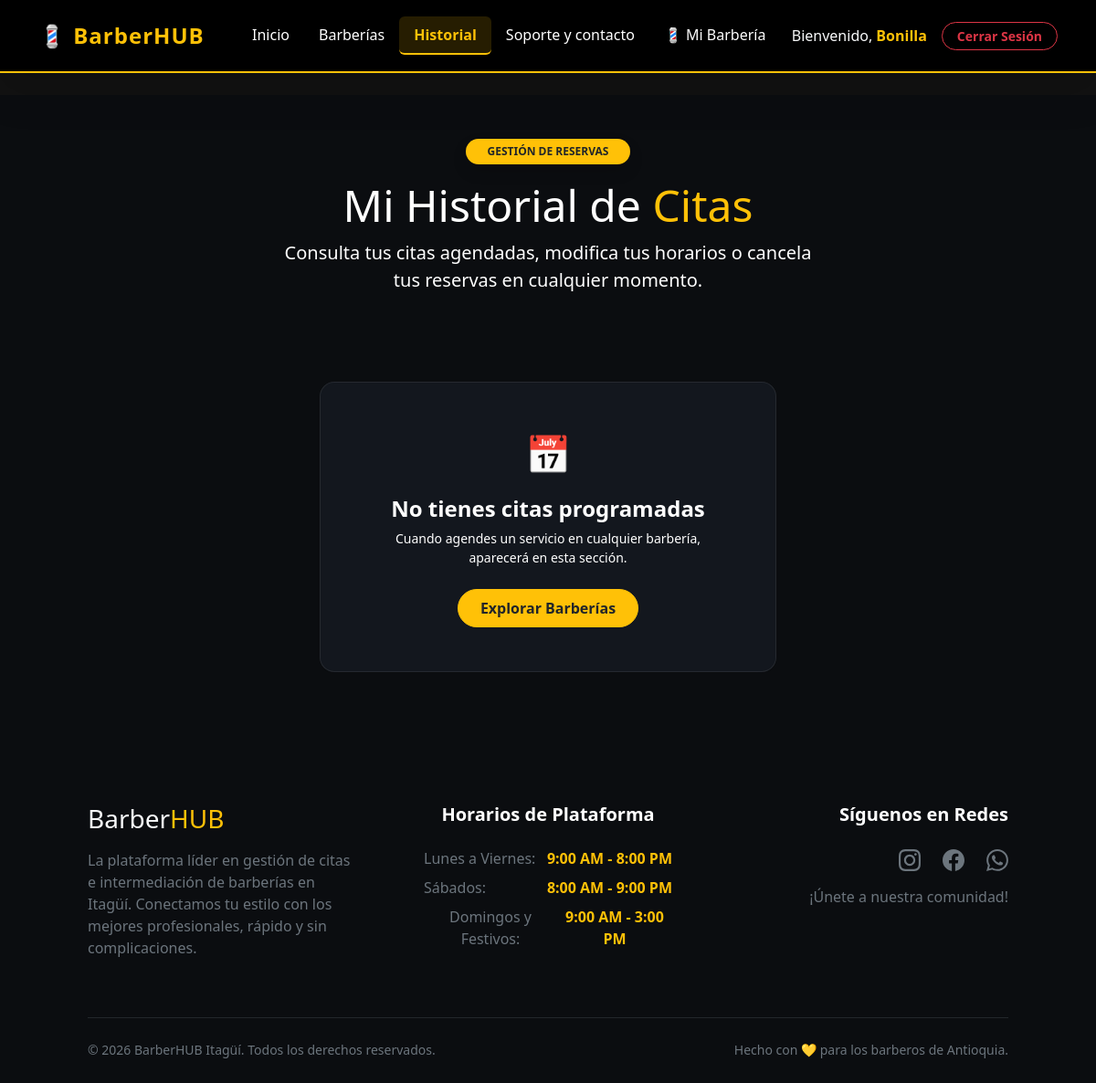
Page /historial/ (signed in) on the earlier database version.
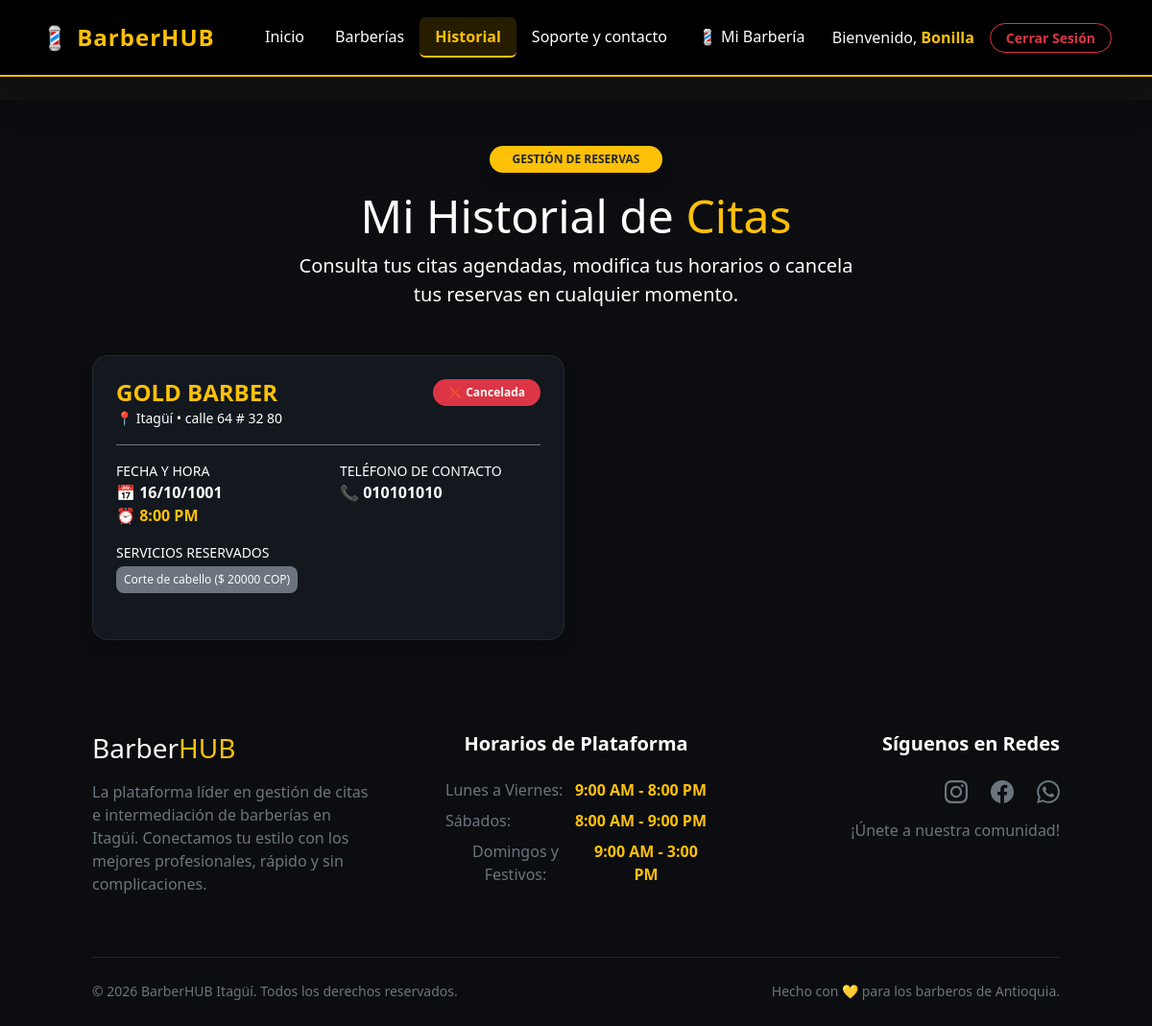
Same page on the later database version.
### gestion/models.py (models this page shows, shortened)
class Cita(models.Model):
    ESTADOS = (
        ('PENDIENTE', 'Pendiente'),
        ('CONFIRMADA', 'Confirmada'),
        ('CANCELADA', 'Cancelada'),
    )
    nombre_cliente = models.CharField(max_length=100)
    telefono = models.CharField(max_length=20)
    barberia = models.ForeignKey(Barberia, on_delete=models.CASCADE, related_name='citas')
    servicios = models.ManyToManyField(Servicio) # Permite elegir varios servicios en una cita
    fecha = models.DateField()
    hora = models.TimeField()
    estado = models.CharField(max_length=10, choices=ESTADOS, default='PENDIENTE')

class Barberia(models.Model):
    PLANES = (
        ('INDIVIDUAL', 'Plan Individual ($80.000 COP)'),
        ('STUDIO', 'Plan Studio ($150.000 COP)'),
        ('ELITE', 'Plan Élite ($200.000 COP)'),
    )
    dueno = models.ForeignKey(User, on_delete=models.CASCADE, related_name='barberias')
    nombre = models.CharField(max_length=100)
    direccion = models.CharField(max_length=255)
    barrio = models.CharField(max_length=100, default='Itagüí')
    descripcion = models.TextField(blank=True, help_text="Ej: Especialistas en fades, perfilado de barba...")
    google_maps_link = models.URLField(blank=True)
    plan_actual = models.CharField(max_length=20, choices=PLANES, default='INDIVIDUAL') # NUEVO CAMPO

class Servicio(models.Model):
    barberia = models.ForeignKey(Barberia, on_delete=models.CASCADE, related_name='servicios')
    nombre = models.CharField(max_length=100) # Ej: Corte Tradicional, Perfilado de Barba
    precio = models.DecimalField(max_digits=10, decimal_places=2)
    duracion_minutos = models.IntegerField(default=30)

### gestion/views.py (the view)
# urls.py: path('historial/', views.historial, name='historial'),
@login_required
def historial(request):
    citas = Cita.objects.filter(
        nombre_cliente=request.user.username
    ).prefetch_related('servicios', 'barberia').order_by('-fecha', '-hora')
    return render(request, 'historial.html', {'citas': citas})

### gestion/templates/historial.html (shortened to what this page needs)
{% extends 'base.html' %}
{% block content %}
<div class="full-width-wrapper py-5 px-3 px-md-5">
    <div class="container-fluid px-lg-5" style="max-width: 1200px;">
        <div class="text-center mb-5">
            <span class="badge bg-warning text-dark fw-bold px-4 py-2 text-uppercase mb-3 rounded-pill shadow">
                Gestión de Reservas
            </span>
            <h1 class="display-5 fw-extrabold text-white">Mi Historial de <span class="text-warning">Citas</span></h1>
            <p class="text-white fs-5 mx-auto" style="max-width: 600px;">
                Consulta tus citas agendadas, modifica tus horarios o cancela tus reservas en cualquier momento.
            </p>
        </div>
        <div class="row g-4">
            {% if citas %}
                {% for cita in citas %}
                    <div class="col-lg-6">
                        <div class="card glass-card text-white rounded-4 p-4 shadow h-100 position-relative">
                            <div class="d-flex justify-content-between align-items-start mb-3 border-bottom border-secondary pb-3">
                                <div>
                                    <h4 class="fw-bold m-0 text-warning">{{ cita.barberia.nombre }}</h4>
                                    <small class="text-white">📍 {{ cita.barberia.barrio }} • {{ cita.barberia.direccion }}</small>
                                </div>
                                <div>
                                    {% if cita.estado == 'PENDIENTE' %}
                                        <span class="badge bg-warning text-dark px-3 py-2 rounded-pill fw-bold">⌛ Pendiente</span>
                                    {% elif cita.estado == 'CONFIRMADA' %}
                                        <span class="badge bg-success px-3 py-2 rounded-pill fw-bold">✅ Confirmada</span>
                                    {% else %}
                                        <span class="badge bg-danger px-3 py-2 rounded-pill fw-bold">❌ Cancelada</span>
                                    {% endif %}
                                </div>
                            </div>
                            <div class="row mb-3">
                                <div class="col-6">
                                    <span class="text-white small d-block">FECHA Y HORA</span>
                                    <strong class="fs-6 text-white">📅 {{ cita.fecha|date:"d/m/Y" }}</strong><br>
                                    <strong class="fs-6 text-warning">⏰ {{ cita.hora|time:"g:i A" }}</strong>
                                </div>
                                <div class="col-6">
                                    <span class="text-white small d-block">TELÉFONO DE CONTACTO</span>
                                    <strong class="fs-6 text-white">📞 {{ cita.telefono }}</strong>
                                </div>
                            </div>
                            <div class="mb-4">
                                <span class="text-white small d-block mb-1">SERVICIOS RESERVADOS</span>
                                <div class="d-flex flex-wrap gap-2">
                                    {% for s in cita.servicios.all %}
                                        <span class="badge bg-secondary text-light fw-normal p-2 rounded-3">
                                            {{ s.nombre }} ($ {{ s.precio|floatformat:0 }} COP)
                                        </span>
                                    {% empty %}
                                        <span class="text-white small">Corte general / Sin especificar</span>
                                    {% endfor %}
                                </div>
                            </div>
                        </div>
                    </div>
                {% endfor %}
            {% else %}
                <div class="col-12 text-center py-5">
                    <div class="glass-card p-5 rounded-4 mx-auto" style="max-width: 500px;">
                        <span class="fs-1 d-block mb-3">📅</span>
                        <h4 class="text-white fw-bold">No tienes citas programadas</h4>
                        <p class="text-white small">Cuando agendes un servicio en cualquier barbería, aparecerá en esta sección.</p>
                        <a href="{% url 'barberias' %}" class="btn btn-warning rounded-pill fw-bold px-4 py-2 mt-2 text-dark">
                            Explorar Barberías
                        </a>
                    </div>
                </div>
            {% endif %}
        </div>
    </div>
    <footer class="custom-footer text-light py-5 scroll-animate mt-5">
        <div class="container-fluid px-3 px-md-5">
            <div class="row g-4">
                <div class="col-md-4 text-center text-md-start">
                    <h4 class="fw-extrabold mb-3 fs-3">Barber<span class="text-warning">HUB</span></h4>
                    <p class="text-secondary small pe-md-4 fs-6">
                        La plataforma líder en gestión de citas e intermediación de barberías en Itagüí. Conectamos tu estilo con los mejores profesionales, rápido y sin complicaciones.
                    </p>
                </div>
                <div class="col-md-4 text-center">
                    <h5 class="text-white mb-4 fw-bold fs-5">Horarios de Plataforma</h5>
                    <ul class="list-unstyled text-secondary small fs-6">
                        <li class="mb-2 d-flex justify-content-between px-md-4">
                            <span>Lunes a Viernes:</span> <span class="text-warning fw-bold">9:00 AM - 8:00 PM</span>
                        </li>
                        <li class="mb-2 d-flex justify-content-between px-md-4">
                            <span>Sábados:</span> <span class="text-warning fw-bold">8:00 AM - 9:00 PM</span>
                        </li>
                        <li class="mb-2 d-flex justify-content-between px-md-4">
                            <span>Domingos y Festivos:</span> <span class="text-warning fw-bold">9:00 AM - 3:00 PM</span>
                        </li>
                    </ul>
                </div>
                <div class="col-md-4 text-center text-md-end">
                    <h5 class="text-white mb-4 fw-bold">Síguenos en Redes</h5>
                    <div class="d-flex justify-content-center justify-content-md-end gap-4 mb-3">
                        <a href="https://www.instagram.com/j.estebantt/" class="social-icon text-decoration-none" title="Instagram">
                        </a>
                        <a href="https://www.facebook.com/juanesteban.bonillatamayo?locale=es_LA" class="social-icon text-decoration-none" title="Facebook">
                        </a>
                        <a href="https://w.app/60aqnn" class="social-icon text-decoration-none" title="WhatsApp">
                        </a>
                    </div>
                    <p class="text-secondary small mt-3 fs-6">¡Únete a nuestra comunidad!</p>
                </div>
            </div>
            <hr class="border-secondary mt-5 mb-4 opacity-25">
            <div class="row align-items-center">
                <div class="col-md-6 text-center text-md-start text-secondary small mb-2 mb-md-0">
                    &copy; 2026 BarberHUB Itagüí. Todos los derechos reservados.
                </div>
                <div class="col-md-6 text-center text-md-end text-secondary small">
                    Hecho con 💛 para los barberos de Antioquia.
                </div>
            </div>
        </div>
    </footer>
</div>
{% endblock %}

### gestion/templates/base.html (shortened to what this page needs)
<!DOCTYPE html>
<html lang="es">
<head>
    <link href="https://cdn.jsdelivr.net/npm/bootstrap@5.3.0/dist/css/bootstrap.min.css" rel="stylesheet">
</head>
<body>
    <nav class="navbar navbar-expand-lg navbar-dark navbar-barberhub shadow-lg py-3 sticky-top">
        <div class="container">
            <a class="navbar-brand fw-bold brand-gold me-4" href="{% url 'home' %}">💈 BarberHUB</a>
            <div class="collapse navbar-collapse" id="navbarNav">
                <ul class="navbar-nav mx-auto text-center my-2 my-lg-0">
                    <li class="nav-item">
                        <a class="nav-link nav-link-barberhub {% if request.resolver_match.url_name == 'home' %}active{% endif %}" href="{% url 'home' %}">Inicio</a>
                    </li>
                    <li class="nav-item">
                        <a class="nav-link nav-link-barberhub {% if request.resolver_match.url_name == 'barberias' %}active{% endif %}" href="{% url 'barberias' %}">Barberías</a>
                    </li>
                    <li class="nav-item">
                        <a class="nav-link nav-link-barberhub {% if request.resolver_match.url_name == 'historial' %}active{% endif %}" href="{% url 'historial' %}">Historial</a>
                    </li>
                    <li class="nav-item">
                        <a class="nav-link nav-link-barberhub {% if request.resolver_match.url_name == 'soporte' %}active{% endif %}" href="{% url 'soporte' %}">Soporte y contacto</a>
                    </li>
                    {% if user.is_authenticated %}
                        {% if user.perfil.rol == 'BARBERO' %}
                            <li class="nav-item">
                                <a class="nav-link nav-link-barberhub {% if request.resolver_match.url_name == 'panel_barbero' %}active{% endif %}" href="{% url 'panel_barbero' %}">
                                    💈 Mi Barbería
                                </a>
                            </li>
                        {% endif %}
                    {% endif %}
                </ul>
                <div class="d-flex align-items-center justify-content-center mt-3 mt-lg-0">
                    {% if user.is_authenticated %}
                        <span class="navbar-text me-3 text-light">
                            Bienvenido, <strong style="color: #ffc107;">{{ user.username }}</strong>
                        </span>
                        <button type="button" class="btn btn-outline-danger btn-sm rounded-pill px-3 fw-bold" data-bs-toggle="modal" data-bs-target="#confirmLogoutModal">
                            Cerrar Sesión
                        </button>
                    {% else %}
                        <a href="{% url 'login' %}" class="btn btn-outline-gold btn-sm me-2 rounded-pill px-3">Iniciar Sesión</a>
                        <a href="{% url 'registro' %}" class="btn btn-gold btn-sm rounded-pill px-3">Registrarse</a>
                    {% endif %}
                </div>
            </div>
        </div>
    </nav>
    <div class="container mt-4">
        {% block content %}
        {% endblock %}
    </div>
</body>
</html>

### gestion/templates/base.html (style rules this page uses)
body { background-color: #121212; color: #ffffff; }
.navbar-barberhub { background-color: #000000 !important; border-bottom: 2px solid #ffc107; }
.brand-gold { color: #ffc107 !important; font-size: 24px; letter-spacing: 1px; transition: transform 0.3s ease; }
.nav-link-barberhub { color: #ffffff !important; font-weight: 500; padding: 8px 16px !important; border-radius: 6px; border-bottom: 2px solid transparent; transition: all 0.3s ease; }
.nav-link-barberhub:hover, .nav-link-barberhub:focus, .nav-link-barberhub.active { color: #ffc107 !important; background-color: rgba(255, 193, 7, 0.15) !important; border-bottom: 2px solid #ffc107 !important; font-weight: bold; }

### gestion/templates/historial.html (style rules this page uses)
.full-width-wrapper { width: 100vw; position: relative; left: 50%; right: 50%; margin-left: -50vw; margin-right: -50vw; overflow-x: hidden; background-color: #0b0d10; min-height: 90vh; display: flex; flex-direction: column; justify-content: space-between; }
.glass-card { background: rgba(22, 27, 34, 0.8) !important; backdrop-filter: blur(12px); -webkit-backdrop-filter: blur(12px); border: 1px solid rgba(255, 255, 255, 0.08) !important; }
.social-icon { color: #6c757d; transition: color 0.3s ease; }

Differences in the rows shown:
added Cita: barberia.nombre "GOLD BARBER", barberia.barrio "Itagüí", barberia.direccion "calle 64 # 32 80", estado "❌ Cancelada", fecha "16/10/1001", hora "8:00 PM", telefono "010101010"
now on this page (row unchanged): Servicio: nombre "Corte de cabello", precio "20000"
Other differences:
text no longer shown: "📅 No tienes citas programadas Cuando agendes un servicio en cualquier barbería, aparecerá en esta sección. Explorar Barberías"
